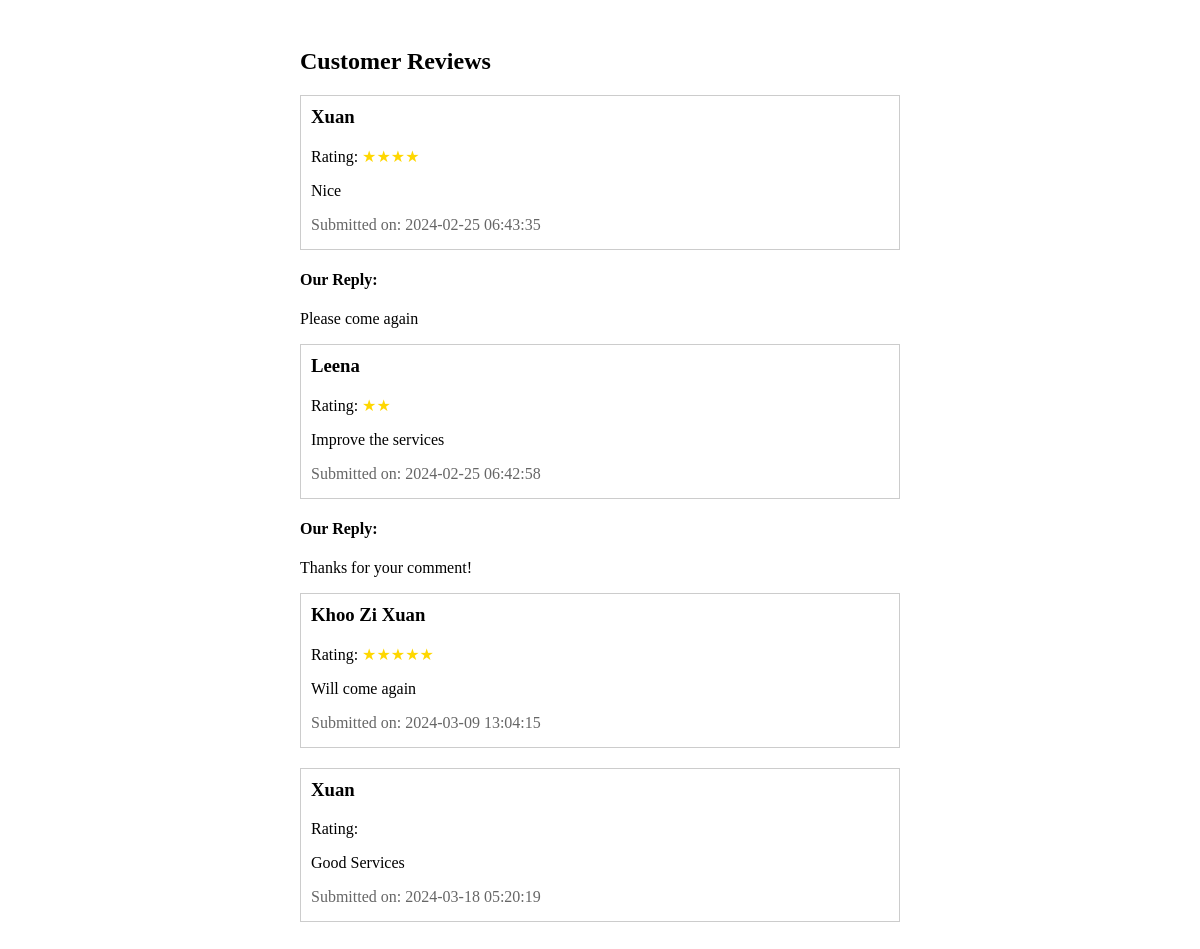
Screenshot of /reviews.php with the database file from the repository.
### tables this page shows
CREATE TABLE `reviews` (
  `id` int(10) NOT NULL,
  `name` varchar(50) NOT NULL,
  `rating` int(10) NOT NULL,
  `review` text NOT NULL,
  `reply_review` text NOT NULL,
  `time` timestamp NOT NULL DEFAULT current_timestamp() ON UPDATE current_timestamp()
);

### reviews.php (the view, shortened to what this page needs)
<?php
include("includes/functions.php");
?>
<!DOCTYPE html>
<html lang="en">
<head>
    <link rel="stylesheet" href="css/reviews.css">
</head>
<body>
    <div class="review-container">
        <h2>Customer Reviews</h2>
        <?php
        $sql = "SELECT * FROM reviews";
        $result = mysqli_query($conn, $sql);
        if ($result) {
            while ($row = mysqli_fetch_assoc($result)) {
                ?>
                <div class="review">
                    <h3>
                        <?php echo $row["name"]; ?>
                    </h3>
                    <p>Rating:
                        <?php
                        $rating = $row["rating"];
                        for ($i = 0; $i < $rating; $i++) {
                            echo '<span class="stars">&#9733;</span>';
                        }
                        ?>
                    </p>
                    <p>
                        <?php echo $row["review"]; ?>
                    </p>
                    <p class="timestamp">Submitted on:
                        <?php echo $row["time"]; ?>
                    </p>
                </div>
                <?php if(!empty($row['reply_review'])) : ?>
                    <div class="reply_review">
                        <h4>Our Reply: </h4>
                        <p><?php  echo $row['reply_review'] ?></p>
                    </div>
                <?php endif; ?>
                <?php
            }
        } else {
            echo "No reviews yet.";
        }
        ?>
    </div>
</body>
</html>

### css/reviews.css (style rules this page uses)
.review-container { max-width: 600px; margin: 0 auto; padding: 20px; }
.review { border: 1px solid #ccc; padding: 10px; margin-bottom: 20px; }
.review h3 { margin-top: 0; }
.review p { margin-bottom: 5px; }
.stars { color: #FFD700; }
.timestamp { color: #666; }

### rows the page displays
reviews: name "Xuan", rating 4 (drawn), review "Nice", time "2024-02-25 06:43:35", reply_review "Please come again"
reviews: name "Leena", rating 2 (drawn), review "Improve the services", time "2024-02-25 06:42:58", reply_review "Thanks for your comment!"
reviews: name "Khoo Zi Xuan", rating 5 (drawn), review "Will come again", time "2024-03-09 13:04:15"
reviews: name "Xuan", review "Good Services", time "2024-03-18 05:20:19"
